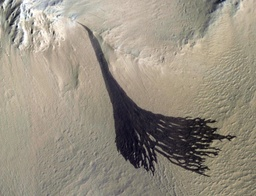
#> input picture Programme/mars2.jpg, 256 x 196 px, shrunk from 1600 x 1226 before the run
$ jupyter execute --allow-errors 'Code (Kapitel 5).ipynb'
#> lines starting #> are read from the running program, lines starting #| are printed output that depends on the picture; pictures that were not available may be replaced by others from this repository, and a replacement may not be noted
[cell 1]
from numpy import genfromtxt
from _cmeans import cmeans
import re
import numpy as np
from matplotlib import pyplot as plt
from matplotlib.pyplot import figure
import csv
from mpl_toolkits.mplot3d import Axes3D
from mpl_toolkits.mplot3d.art3d import Poly3DCollection
from scipy.spatial import Delaunay
import itertools
import imageio
import PIL
from turtle import *
from math import *
import math

[cell 2]
# [6 lines left out: function isfloat, not called in this run]

[cell 3]
# [6 lines left out: function isint, not called in this run]

#> (a cell that did not finish here is left out)

#> (a cell that did not finish here is left out)

#> (a cell that did not finish here is left out)

#> (a cell that did not finish here is left out)

#> (a cell that did not finish here is left out)

#> (a cell that did not finish here is left out)

#> (a cell that did not finish here is left out)

#> (a cell that did not finish here is left out)

#> (a cell that did not finish here is left out)

#> (a cell that did not finish here is left out)

[cell 14]
fig = plt.figure(figsize=(12,8))
ax = Axes3D(fig)

#> (the rest of this cell did not finish here and is left out)

[cell 15]
#Local Outlier Factor? zurückgestellt

[cell 16]
#NSFCDT

[cell 17]
class Triangle:
    def __init__(self):
        self.id = -1
        self.points = []
        self.visited = False
        self.neighbors = []

[cell 18]
def convertTriangles(points,tri):
    convertedTriangles = []
    for i in range(0,len(tri.simplices)):
        newT = Triangle()
        newT.id = i
        newT.points = points[tri.simplices[i]] #Achtung: ein 2-Simplex ist ein Dreieck.
        newT.neighbors = finde_nachbardreiecke(i,tri)
        convertedTriangles.append(newT)
    return convertedTriangles

[cell 19]
#Alle Nachbarn eines Dreiecks finden: (edit: Ist wohl zu langsam, besser direkt die neighbors-Funktion nutzen)
# [8 lines left out: function finde_nachbardreiecke2, not called in this run]

[cell 20]
#Alle Nachbarn eines Dreiecks finden:
def finde_nachbardreiecke(dindex,tri):
    nachbarn = tri.neighbors[dindex][tri.neighbors[dindex]>0]
    return nachbarn

[cell 21]
#finde_nachbardreiecke(234,triangulation)

[cell 22]
def satisfiable(t,lower,upper,angle): #Berechne Fläche des Dreiecks und überprüfe, ob es bzgl. der Grenzwerte die richtige Größe hat
    a = np.linalg.norm(t.points[0]-t.points[1])
    b = np.linalg.norm(t.points[0]-t.points[2])
    c = np.linalg.norm(t.points[1]-t.points[2])
    minAngle = -1
    if (a + b >= c) and (b + c >= a) and (c + a >= b):
        #print("it's a triangle")
        A = degrees(acos((b**2 + c**2 - a**2)/(2*b*c)))
        B = degrees(acos((c**2 + a**2 - b**2)/(2*c*a)))
        C = degrees(acos((a**2 + b**2 - c**2)/(2*a*b)))
        minAngle = np.min([A,B,C])
        #print("A: "+str(A)+", B: "+str(B)+", C: "+str(C)+", minAngle: "+str(minAngle))
    else:
        return False
    s = (a + b + c) / 2
    area = (s*(s-a)*(s-b)*(s-c)) ** 0.5
    #print("a: "+str(a)+", b: "+str(b)+", c: "+str(c)+", s: "+str(s))
    if((area>=lower) & (area<=upper) & (minAngle > angle)):
        return True
    else:
        return False

[cell 23]
# [24 lines left out: function NSFCDT, not called in this run]

[cell 24]
#Für Unterscheidung der Cluster und verschiedene Einfärbung
def NSFCDT2(points, lower_limit, upper_limit, min_angle):
        #Punktemenge Array, min Größe Dreieck, max Größe Dreieck, minimaler Innenwinkel
    tri = Delaunay(points)
    #print(len(tri.simplices))
    DT = convertTriangles(points,tri)
    clusterList = []
    tmpSet = set()
    stack = []
    for dt in DT:
        if(dt.visited == False):
            newList = list()
            stack.append(dt)
            while(len(stack) > 0):
                t = stack.pop()
                if(satisfiable(t,lower_limit, upper_limit,min_angle) & (t.visited == False)):
                    #print("satisfied")
                    t.visited = True
                    newList.append(t)
                    tmpSet = t.neighbors
                    for el in tmpSet: #Es wird über die Indizes der Nachbardreiecke von t iteriert
                        if(DT[el].visited == False): #Der DT-Index entspricht der ID des jeweiligen Dreiecks
                            stack.append(DT[el])
            if (len(newList)>0):
                clusterList.append(newList)
    return tri,clusterList

[cell 25]
def findColorPoints(I,limR,limG,limB): #Finde alle Punkte in angegebenem Farbraum
    found = []
    for el in I:
        if ((el[2] in limR)
           & (el[3] in limG)
           & (el[4] in limB)):
            found.append([el[0],el[1]])
    return np.array(found)

[cell 26]
#Diese Variante ist deutlich langsamer, als das Array erst auf 5 Dimensionen Flach zu machen
#def findColorPoints2(I,limR,limG,limB): #Finde alle Punkte in angegebenem Farbraum
#    found = []
#    for idx in np.ndindex(I0.shape[0:2]):
#            if ((I[idx][0] in limR) & (I[idx][1] in limG) & (I[idx][2] in limB)):
#                1#found.append(list(idx))
#    return np.array(found)

[cell 27]
def reshapeImg(image):
    newI = []
    for a in range(0,image.shape[0]):
        for b in range(0,image.shape[1]):
            newI.append(np.concatenate([[a,b],image[a,b]]))
    return np.array(newI)

[cell 28]
#Teste NSFCDT mit selbstgebasteltem Datensatz!
xe = np.concatenate(tuple([[x for x in range(0,4)] for y in range(0,4)]))
ye = np.concatenate(tuple([[y for x in range(0,4)] for y in range(0,4)]))
xe = np.concatenate((xe,[1.1,1.2,1.3,0.9,0.8,1.2,1.3,0.9],
                        [3.1,3.2,3.3,2.9,2.8,3.2,3.3,2.9,2.8],
                        [0,0.1,0.15,0.2,0.05,0.3,0.25,0.17,0.22,0.6,0.5]))
ye = np.concatenate((ye,[1,1.1,1.1,1.2,0.8,0.9,0.95,1],
                        [3,2.95,2.9,2.8,3.2,3.1,3.1,3,2.9],
                        [2.6,2.9,3,2.2,2.85,2.91,2.44,2.89,2.77,2.5,2.7]))

testPoints = np.array([xe,ye]).T
[triangulation0,clusters0] = NSFCDT2(testPoints,0,0.05,10)
print(len(clusters0))
print(len(triangulation0.simplices))

[cell 29]
# [5 lines left out: function drawTriangle, not called in this run]

[cell 30]
# [5 lines left out: function drawTriangle2, not called in this run]

[cell 31]
def getColor(i):
    colormap =  ['g','b','r','c','#C0FF20','#FFB720','#852FFF','y','m']
    return colormap[np.mod(i,9)]

[cell 32]
def plotTriangles(triangulation,clusters,printImage,printDots,linewidth,fs):
#> called with printImage = False, printDots = True, linewidth = 1, fs = (10, 10)
    fig = plt.subplots(figsize=fs)
    xcord = triangulation.points.T[0]
    ycord = triangulation.points.T[1]
    if(printDots):
        plt.plot(xcord,ycord,'ko',zorder = 1)
    if(printImage==True):
        img = imageio.imread("mars1.jpg") #Hintergrundbild (z.B. zu clusterndes Satellitenbild)
        plt.imshow(img,zorder=0,extent=[0,I0.shape[1],I0.shape[0],0])
        for i in range(0,len(clusters)):
            simplices = np.array([triangulation.simplices[x.id] for x in clusters[i]])
            plt.triplot(ycord,xcord,simplices,linestyle ='-',color = getColor(i),lw=linewidth)
    else:
        for i in range(0,len(clusters)):
            simplices = np.array([triangulation.simplices[x.id] for x in clusters[i]])
            plt.triplot(xcord,ycord,simplices,linestyle ='-',color = getColor(i),lw=linewidth)
    plt.show()
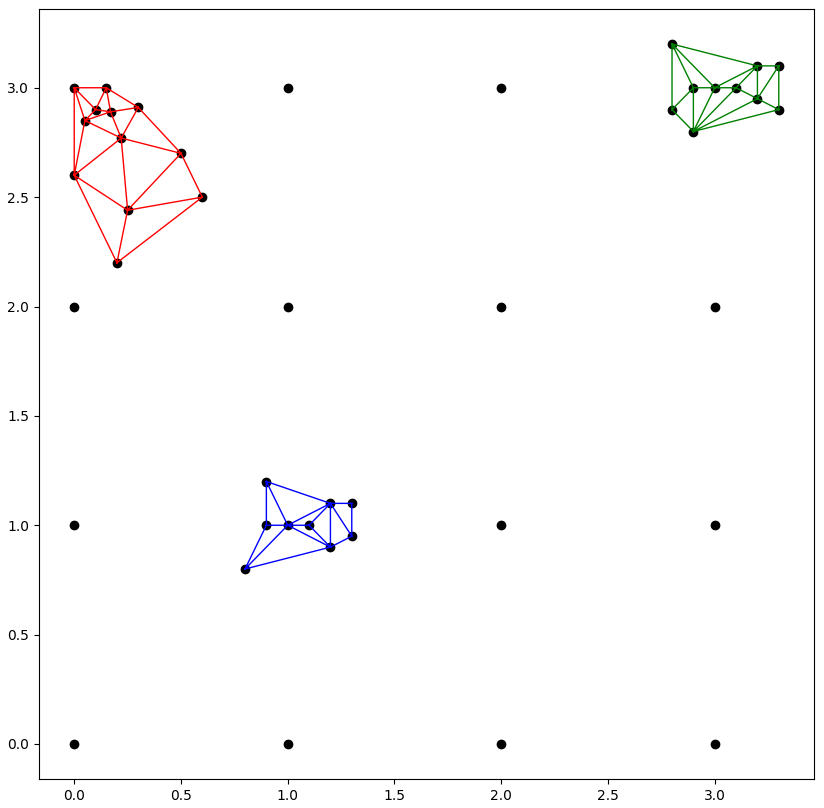
#> figure drawn by matplotlib, 1 panel

[cell 33]
plotTriangles(triangulation0,clusters0,False,True,1,(10,10))

[cell 34]
I0 = np.asarray(PIL.Image.open('mars2.jpg')) #Gesampeltes Bild, damit es nicht zu viele Dreiecke gibt!
#> I0 is the input picture: shape (196, 256, 3); mean R, G, B 150.6, 142.7, 128.9
I1 = reshapeImg(I0)
#> after the loop in reshapeImg, `for a in range(0,image.shape[0]):`: newI = 50176 items
#foundInRange = findColorPoints(I1,range(37,45),range(33,38),range(47,49)) #Für ein Clustering ohne Clusterlängenfilterung
foundInRange = findColorPoints(I1,range(30,85),range(30,85),range(40,85))
#> the loop in findColorPoints, `for el in I:` made 50176 passes
#> el on passes 1 to 3: [0, 0, 73, 73, 83], [0, 1, 59, 60, 65], [0, 2, 66, 68, 67]
#> after the loop in findColorPoints, `for el in I:`: found = 3060 pairs, first value 0 to 195, second value 0 to 236
#> foundInRange has the same summary as found in findColorPoints
print(foundInRange.shape)
#| (3060, 2)

[cell 35]
[triangulation1,clusters1] = NSFCDT2(foundInRange,0,10,1) #Punkte, minimale Größe, maximale Größe, mindestgröße kleinster Innenwinkel
#> the loop in convertTriangles (call 2), `for i in range(0,len(tri.simplices)):` made 6096 passes
#> newT.points on passes 1 to 3: [[0, 224], [4, 236], [3, 236]], [[40, 12], [159, 125], [150, 117]], [[142, 115], [40, 12], [150, 117]]
#> the loop in NSFCDT2 (call 2), `for dt in DT:` made 6096 passes
print(len(clusters1))
#| 7
print(len(triangulation1.simplices))
#| 6096

#> (a cell that did not finish here is left out)

[cell 37]
#Wieviele Dreiecke haben die Cluster jeweils?
for el in clusters1:
    print(len(el))
#> this loop made 7 passes
#| 1
#| 147
#| 95
#| 11
#| 5688
#| 1
#| 2

[cell 38]
#EXTREM SCHWIERIG ZU CLUSTERNDES BILD!
plotTriangles(triangulation1,clusters1,True,False,0.3,(15,15))
#> call 2 of plotTriangles, with printImage = True, printDots = False, linewidth = 0.3, fs = (15, 15)
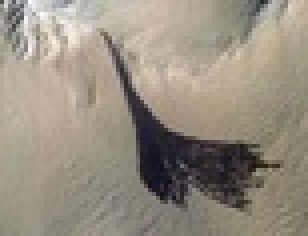
#> input picture Programme/mars3.jpg, 77 x 59 px, shrunk from 480 x 368 before the run, given in place of mars1.jpg, which was not available (shown 4 times larger)
#> in plotTriangles, img is the input picture: shape (59, 77, 3); mean R, G, B 150.5, 142.8, 128.9
#> the loop in plotTriangles (call 2), `for i in range(0,len(clusters)):` made 7 passes
#> in plotTriangles (call 2), `plt.show()`:
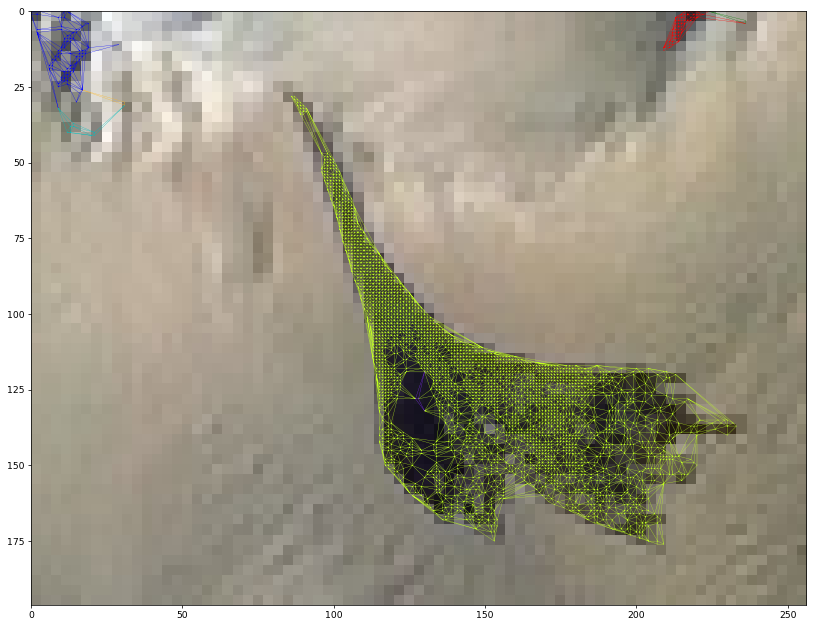
#> figure drawn by matplotlib, 1 panel
